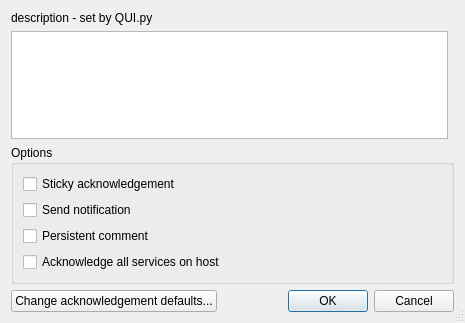
<?xml version="1.0" encoding="UTF-8"?>
<ui version="4.0">
 <class>dialog_acknowledge</class>
 <widget class="QDialog" name="dialog_acknowledge">
  <property name="geometry">
   <rect>
    <x>0</x>
    <y>0</y>
    <width>465</width>
    <height>323</height>
   </rect>
  </property>
  <property name="windowTitle">
   <string>Acknowledge</string>
  </property>
  <property name="sizeGripEnabled">
   <bool>true</bool>
  </property>
  <property name="modal">
   <bool>true</bool>
  </property>
  <layout class="QGridLayout" name="gridLayout">
   <item row="4" column="0">
    <widget class="QTextEdit" name="input_textedit_comment">
     <property name="tabChangesFocus">
      <bool>true</bool>
     </property>
    </widget>
   </item>
   <item row="0" column="0" colspan="2">
    <widget class="QLabel" name="input_label_description">
     <property name="text">
      <string>description - set by QUI.py</string>
     </property>
    </widget>
   </item>
   <item row="5" column="0" colspan="2">
    <widget class="QGroupBox" name="options_groupbox">
     <property name="title">
      <string>Options</string>
     </property>
     <layout class="QVBoxLayout" name="verticalLayout">
      <item>
       <widget class="QCheckBox" name="input_checkbox_sticky_acknowledgement">
        <property name="text">
         <string>Sticky acknowledgement</string>
        </property>
       </widget>
      </item>
      <item>
       <widget class="QCheckBox" name="input_checkbox_send_notification">
        <property name="text">
         <string>Send notification</string>
        </property>
       </widget>
      </item>
      <item>
       <widget class="QCheckBox" name="input_checkbox_persistent_comment">
        <property name="text">
         <string>Persistent comment</string>
        </property>
       </widget>
      </item>
      <item>
       <widget class="QCheckBox" name="input_checkbox_acknowledge_all_services">
        <property name="text">
         <string>Acknowledge all services on host</string>
        </property>
       </widget>
      </item>
     </layout>
    </widget>
   </item>
   <item row="7" column="0" colspan="2">
    <layout class="QHBoxLayout" name="horizontalLayout">
     <item>
      <widget class="QPushButton" name="button_change_defaults_acknowledge">
       <property name="text">
        <string>Change acknowledgement defaults...</string>
       </property>
      </widget>
     </item>
     <item>
      <widget class="QDialogButtonBox" name="button_box">
       <property name="orientation">
        <enum>Qt::Horizontal</enum>
       </property>
       <property name="standardButtons">
        <set>QDialogButtonBox::Cancel|QDialogButtonBox::Ok</set>
       </property>
      </widget>
     </item>
    </layout>
   </item>
  </layout>
 </widget>
 <resources/>
 <connections>
  <connection>
   <sender>button_box</sender>
   <signal>accepted()</signal>
   <receiver>dialog_acknowledge</receiver>
   <slot>accept()</slot>
   <hints>
    <hint type="sourcelabel">
     <x>248</x>
     <y>254</y>
    </hint>
    <hint type="destinationlabel">
     <x>157</x>
     <y>274</y>
    </hint>
   </hints>
  </connection>
  <connection>
   <sender>button_box</sender>
   <signal>rejected()</signal>
   <receiver>dialog_acknowledge</receiver>
   <slot>reject()</slot>
   <hints>
    <hint type="sourcelabel">
     <x>316</x>
     <y>260</y>
    </hint>
    <hint type="destinationlabel">
     <x>286</x>
     <y>274</y>
    </hint>
   </hints>
  </connection>
 </connections>
</ui>
